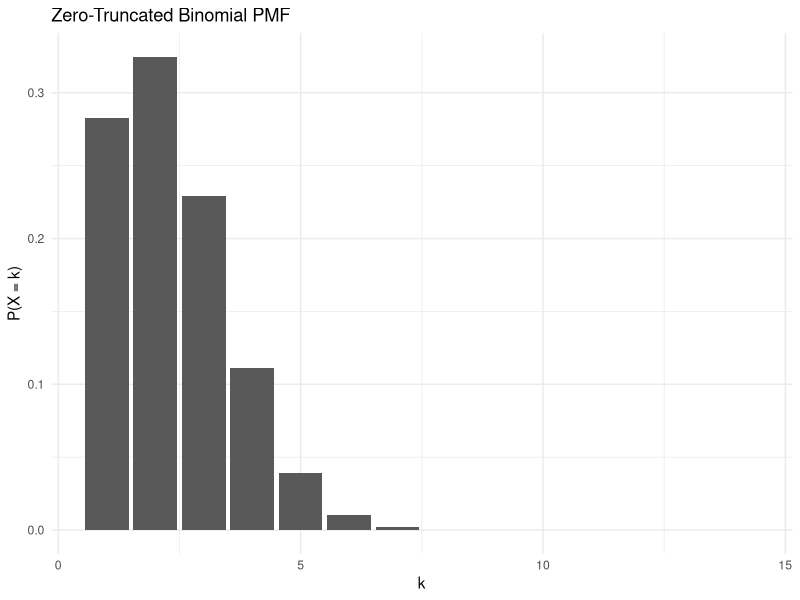
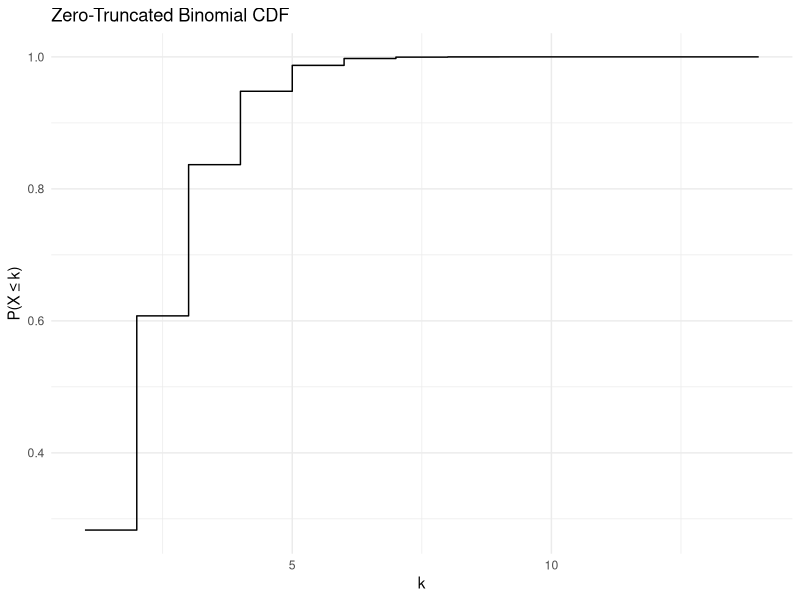
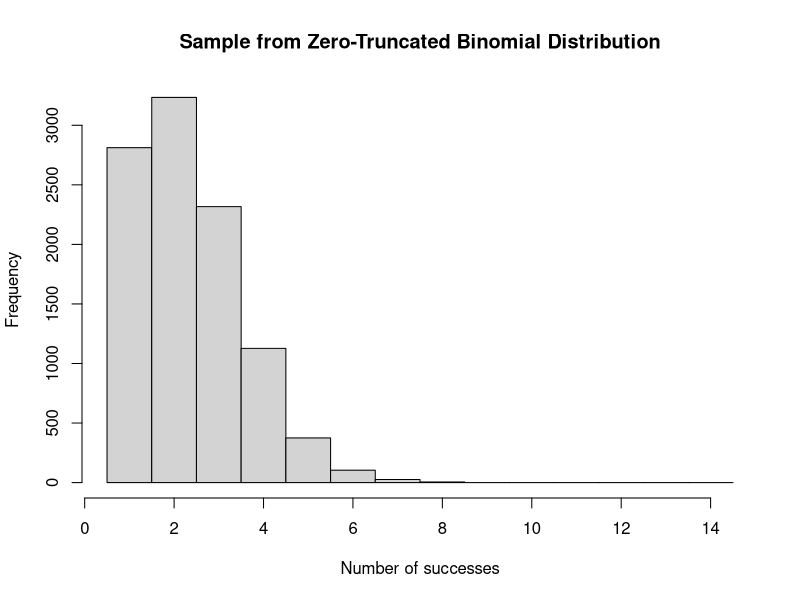

These figures' R source, in order:
library(ggplot2)
# Question 1
# Zero-Truncated Binomial PMF
dztbinom <- function(k,n,p) {
  if (any(k < 1 | k > n)) {
    return(rep(0, length(k)))
  }
  binom_prob <- dbinom(k, size=n, prob = p)
  trunc_factor <- 1 - (1 - p)^n
  return (binom_prob/trunc_factor)
}
# Cumulative distribution (CDF)
pztbinom <- function(k,n,p) {
  sapply(k, function(x) sum(dztbinom(1:x, n, p)))
}

n <- 14
p <- 0.15
k_vals <- 1:n

pmf <- dztbinom(k_vals, n, p)
cdf <- pztbinom(k_vals, n, p)

print(pmf)
print(cdf)

# Question 2
# Plot of PMF
pmf_df <- data.frame(k = k_vals, PMF = pmf)
ggplot(pmf_df, aes(x = k, y = PMF)) + geom_bar(stat="identity") + labs(title = "Zero-Truncated Binomial PMF", x = "k", y = "P(X = k)") + theme_minimal()

# plot of cdf
cdf_df <- data.frame(k= k_vals, CDF = cdf)
ggplot(cdf_df, aes(x = k, y = CDF)) + geom_step() + labs(title = "Zero-Truncated Binomial CDF", x = "k", y = "P(X ≤ k)") + theme_minimal()

# Question 3
# mean
mean_ztb <- sum(k_vals * pmf)

# variance
var_ztb <- sum((k_vals^2) * pmf) - mean_ztb^2


cat("ZTB Mean:", mean_ztb, "\n")
cat("ZTB Variance:", var_ztb, "\n")

# standard binomial
mean_binom <- n * p
var_binom <- n * p * (1 - p)

p0 <- dbinom(0, size = n, prob =p)

mean_ztb_theoretical <- mean_binom/(1 - p0)
var_ztb_theoretical <- (var_binom / (1 - p0)) + (p0 / (1-p0)^2 * mean_binom^2)

cat("ZTB Analytical Mean:", mean_ztb_theoretical, "\n")
cat("ZTB Analytical Variance:", var_ztb_theoretical, "\n")

cat("Standard Binomial Mean:", mean_binom, "\n")
cat("Standard Binomial Variance:", var_binom, "\n")

# Question 4
sample_size <- 10000

set.seed(42)
x <- rbinom(2 * sample_size, size= n, prob= p )
ztb_sample <- x[x>0][1:sample_size]

hist(ztb_sample,breaks = seq(0.5, n + 0.5, 1), main= "Sample from Zero-Truncated Binomial Distribution", xlab= "Number of successes", ylab="Frequency")

sample_mean <- mean(ztb_sample)
cat("Sample Mean of ZTB:", sample_mean, "\n")
